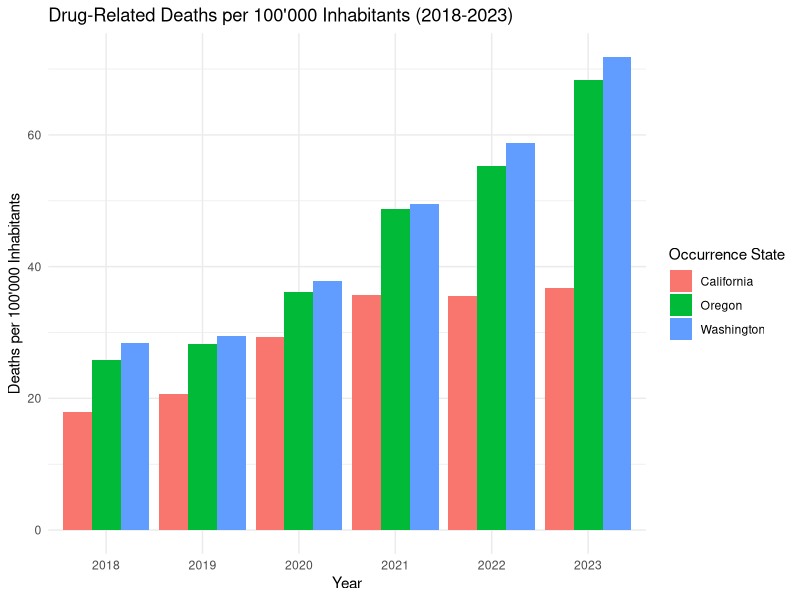
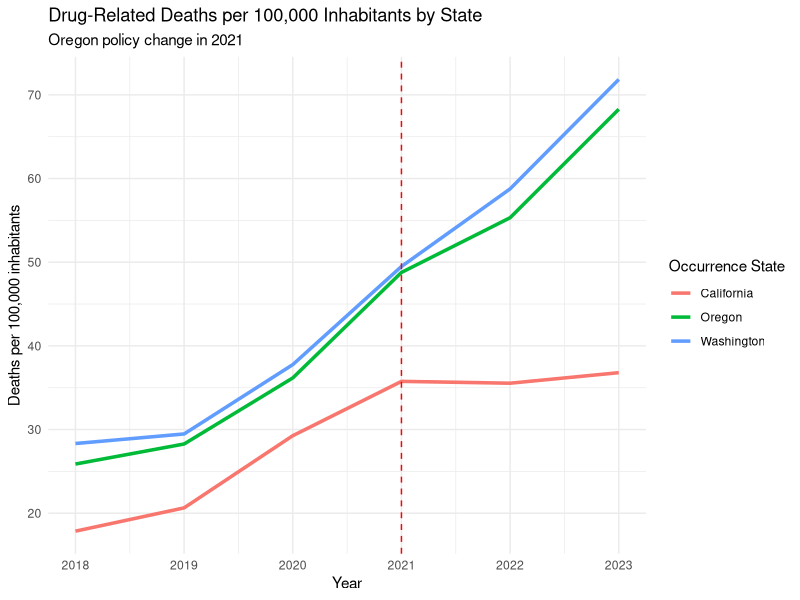
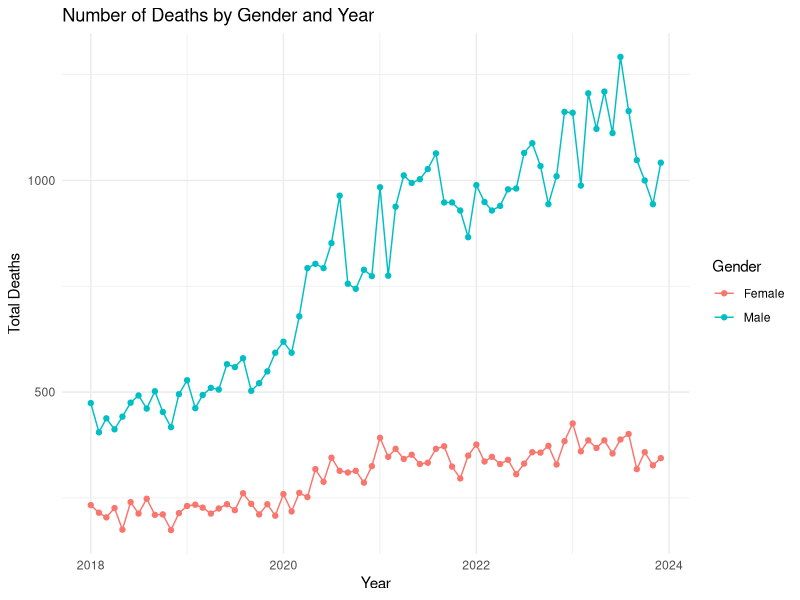
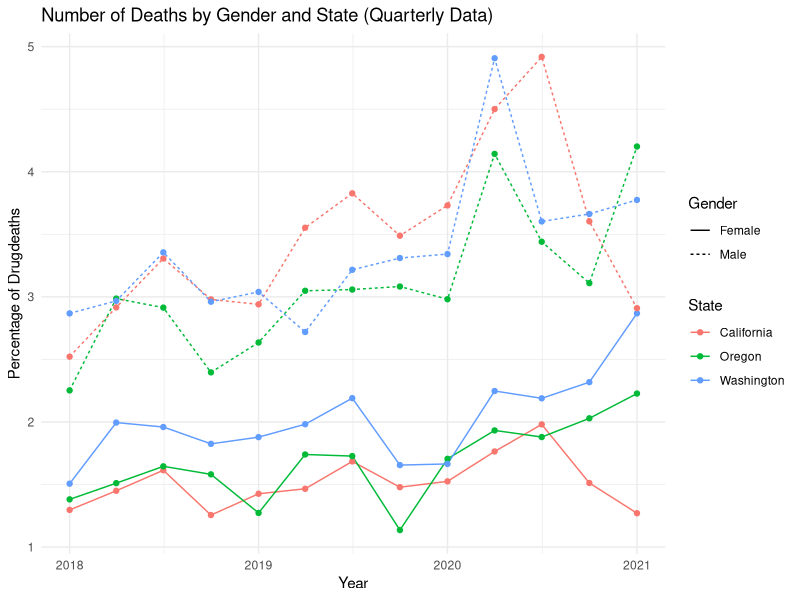
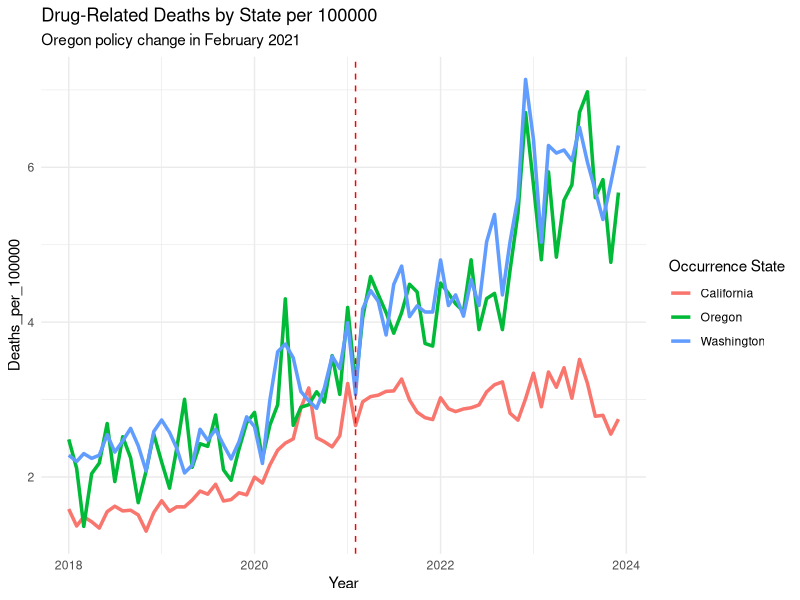
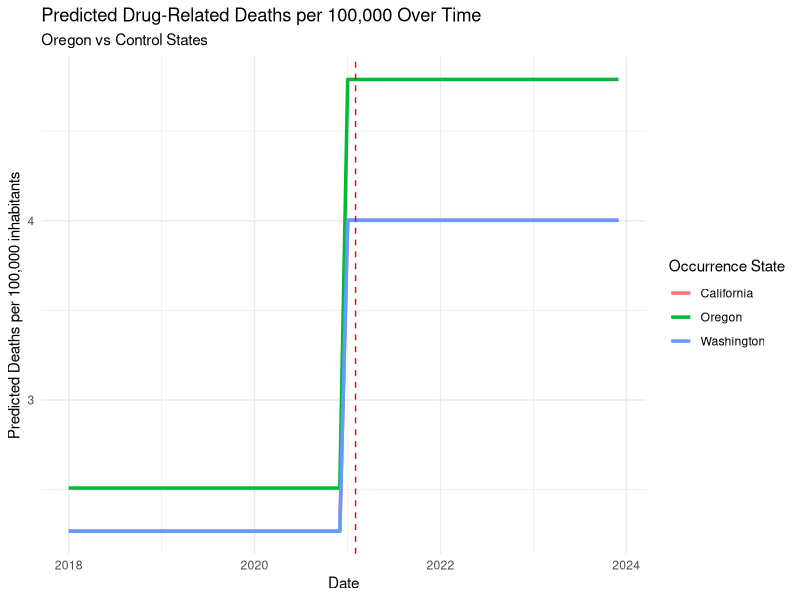
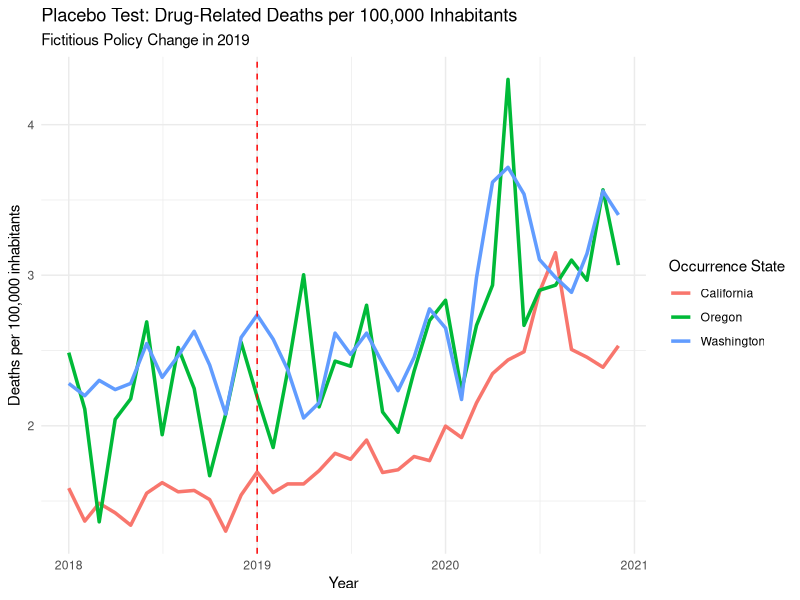
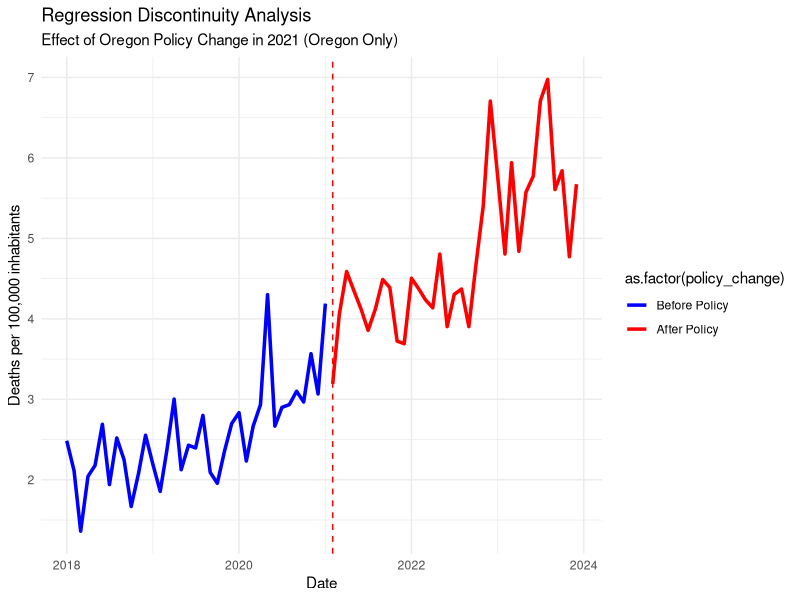

Write the R code that produced these figures, in order.
## ---- chunk 1
knitr::opts_chunk$set(echo = TRUE)
## ---- chunk 2
library(readxl)
library(dplyr)
library(zoo)
library(lubridate)
library(ggplot2)
library(tidyr)
library(lmtest)
library(sandwich)
library(forecast)
library(plm)
  
#globally exclude code chunks from the output
knitr::opts_chunk$set(echo = FALSE)

#globally turn on caching
knitr::opts_chunk$set(cache = TRUE)

# globally turn off warnings and messages
knitr::opts_chunk$set(warning = FALSE)
knitr::opts_chunk$set(message = FALSE)

# globally set the theme for ggplot
theme_set(theme_minimal())

#setting directory
#setwd(dirname(rstudioapi::getSourceEditorContext()$path))
getwd()
## ---- chunk 3
# load the relevant part of the Data set, exclude notes starting from row 4374
Data <- read_excel("data/Drug_related_Deaths_2018-2024.xlsx", n_max = 4374)


# Overview for the Data
head(Data, 10)
str(Data)

## ---- chunk 4
# Read population data from Excel file for each region

# Load the population data from the first range (D244:M244)
population_oregon_1 <- read_excel("data/Ca_Or_Wa Population 2010-23.xlsx", 
                                  sheet = "Oregon", 
                                  range = "D244:M244", 
                                  col_names = FALSE)  

# Load the population data from the second range (Q244:T244)
population_oregon_2 <- read_excel("data/Ca_Or_Wa Population 2010-23.xlsx", 
                                  sheet = "Oregon", 
                                  range = "Q244:T244", 
                                  col_names = FALSE)  

# Combine the two data frames (horizontally) into one row
population_oregon <- cbind(population_oregon_1, population_oregon_2)

# Manually set the column names (years 2010 to 2023)
colnames(population_oregon) <- 2010:2023



# Load the population data from the first range in California
population_california_1 <- read_excel("data/Ca_Or_Wa Population 2010-23.xlsx", 
                                  sheet = "California", 
                                  range = "D487:M487", 
                                  col_names = FALSE)  

# Load the population data from the second range (Q487:T487)
population_california_2 <- read_excel("data/Ca_Or_Wa Population 2010-23.xlsx", 
                                  sheet = "California", 
                                  range = "Q487:T487", 
                                  col_names = FALSE)  

# Combine the two data frames (horizontally) into one row
population_california <- cbind(population_california_1, population_california_2)

# Manually set the column names (years 2010 to 2023)
colnames(population_california) <- 2010:2023



# Load the population data from the first range in Washington
population_washington_1 <- read_excel("data/Ca_Or_Wa Population 2010-23.xlsx", 
                                  sheet = "Washington", 
                                  range = "D286:M286", 
                                  col_names = FALSE)  

# Load the population data from the second range 
population_washington_2 <- read_excel("data/Ca_Or_Wa Population 2010-23.xlsx", 
                                  sheet = "Washington", 
                                  range = "Q286:T286", 
                                  col_names = FALSE)  

# Combine the two data frames (horizontally) into one row
population_washington <- cbind(population_washington_1, population_washington_2)

# Manually set the column names (years 2010 to 2023)
colnames(population_washington) <- 2010:2023


# Combine population data into a single data frame with an added column for state
population_data <- bind_rows(
  population_oregon %>% mutate(State = "Oregon"),
  population_washington %>% mutate(State = "Washington"),
  population_california %>% mutate(State = "California")
)


# Remove the temporary variables from the environment
rm(population_oregon_1, population_oregon_2, population_washington_1, 
   population_washington_2, population_california_1, population_california_2,
   population_oregon, population_washington, population_california)

# Convert wide format to long format
population_data <- population_data %>%
  pivot_longer(cols = -State,    # All columns except 'State'
               names_to = "year",   # The new column for years
               values_to = "population_count")  # The new column for population counts

#Convert year column to numeric
population_data$year <- as.numeric(population_data$year)  

## ---- chunk 5

# look into Dates 
unique(Data$Month)

# Delete Notes column without grepl 
Data <- Data[, !grepl("Notes", names(Data))]

# Delete Row Sep., 2024 since the data is not complete
Data <- Data[Data$Month != "Sep., 2024 (provisional and partial)", ]

# Create column Provisional (TRUE/FALSE) based on the col Month '(provisional)'
Data$Provisional <- grepl("\\(provisional\\)", Data$Month)

# Delete " (provisional)" from the Date
####Data$Month <- gsub(" \\(provisional\\)", "", Data$Month)

# Convert into Date Variable
####Data$Month <- as.yearmon(Data$Month, format = "%b., %Y")
Data <- Data %>%
  #mutate(`Month` = as.yearmon(`Month Code`, format = "%Y/%m"))
    mutate(`Month` = ym(`Month Code`))


#### look into Deaths
#### Data$Deaths

# count of "Suppressed"
sum(Data$Deaths == "Suppressed")

# Some of the numbers are "Suppressed" this means that there are between 1 and 9 cases
# To use Deaths as a number we can leave them as NA's or substitute by a random number between 1 and 9

# Set seed for reproducibility if needed
set.seed(23)  

# Replace "Suppressed" in the Death column with a random number between 1 and 9
Data$Deaths <- ifelse(Data$Deaths == "Suppressed", sample(1:9, sum(Data$Deaths == "Suppressed"), replace = TRUE), Data$Deaths)
Data$Deaths <- as.numeric(Data$Deaths)

summary(Data)
sum(Data$Deaths == "Suppressed")
# Delete all columns that end on Code, they are duplicates of the other columns
Data <- Data[, !grepl("Code$", names(Data))]

# keep one version of the Dataset with all Deaths
Data_complete <- Data

# Filters the data to only include drug-induced deaths (removes alcohol-induced and non-drug related deaths)
Data <- Data %>% filter(`UCD - Drug/Alcohol Induced` == "Drug-induced causes")

glimpse(Data)
## ---- chunk 6

# Filter the data for each complete years 2018 to 2023
Data_18_23 <- Data %>%
  filter(`Month` >= ym("2018-01") & `Month` <= ym("2023-12"))

# Group the data by occurrence state and year, then sum deaths per year
Data_18_23 <- Data_18_23 %>%
  group_by(`Occurrence State`, year = year(`Month`)) %>%
  summarise(Deaths = sum(Deaths))

# Merge the death data with population data by state and year
Data_with_population <- Data_18_23 %>%
  left_join(population_data, by = c("Occurrence State" = "State", "year" = "year"))

# Calculate deaths per 100,000 inhabitants for each year
Data_with_population <- Data_with_population %>%
  mutate(Deaths_per_100000 = (Deaths / population_count) * 100000)


# Plot the number of deaths per 10,000 inhabitants for each year and state
ggplot(Data_with_population, aes(x = factor(year), y = Deaths_per_100000, fill = `Occurrence State`)) +
  geom_bar(stat = "identity", position = "dodge") +
  labs(title = "Drug-Related Deaths per 100'000 Inhabitants (2018-2023)",
       x = "Year",
       y = "Deaths per 100'000 Inhabitants")


# Plot the trends over time for each state per year
ggplot(Data_with_population, aes(x = year, y = Deaths_per_100000, color = `Occurrence State`)) +
  geom_line(linewidth = 1.2) +
  geom_vline(xintercept = 2021, linetype = "dashed", color = "red") +  # Mark the policy change
  labs(title = "Drug-Related Deaths per 100,000 Inhabitants by State",
       subtitle = "Oregon policy change in 2021",
       x = "Year", y = "Deaths per 100,000 inhabitants")
## ---- chunk 7
# Prepare the data untill 2023
data_gender_year <- Data %>%
  filter(`Month` >= ym("2018-01") & `Month` <= ym("2023-12")) %>%
  select(Gender, Month, Deaths) %>%
  group_by(Gender, Month) %>%
  summarise(Total_Deaths = sum(Deaths, na.rm = TRUE)) %>%
  ungroup()

# Plot the data
ggplot(data_gender_year, aes(x = Month, y = Total_Deaths, color = Gender, group = Gender)) +
  geom_line() +
  geom_point() +
  labs(title = "Number of Deaths by Gender and Year",
       x = "Year",
       y = "Total Deaths",
       color = "Gender") 

# Perform t-test for significant differences by gender 
t.test(Total_Deaths ~ Gender, data = data_gender_year)

## ---- chunk 8

# Prepare the data
#use quarterly data to make it smoother
data_Anova <- Data %>%
  filter(`Month` < ym("2021-02")) %>%
  mutate(Quarter = floor_date(as.Date(Month), "quarter")) %>%    
  select(Gender, Quarter, `Occurrence State`, Deaths) %>%
  group_by(Gender, Quarter, `Occurrence State`) %>%
  summarise(Total_Deaths = sum(Deaths, na.rm = TRUE)) %>%
  ungroup()

data_Anova$all_death <- Data_complete %>%
  filter(`Month` < ym("2021-02")) %>%
  mutate(Quarter = floor_date(as.Date(Month), "quarter")) %>%
  select(Gender, Quarter, `Occurrence State`, Deaths) %>%
  group_by(Gender, Quarter, `Occurrence State`) %>%
  summarise(Total_Deaths = sum(Deaths, na.rm = TRUE)) %>%
  ungroup() %>%
  pull(Total_Deaths)

data_Anova$DrugDeath_Percentage <- data_Anova$Total_Deaths / data_Anova$all_death *100

# Plot the data
ggplot(data_Anova, aes(x = Quarter, y = DrugDeath_Percentage, color = `Occurrence State`, linetype = Gender)) +
  geom_line() +
  geom_point() +
  labs(title = "Number of Deaths by Gender and State (Quarterly Data)",
       x = "Year",
       y = "Percentage of Drugdeaths",
       color = "State") 

# Perform ANOVA for significant differences by gender or State
data_Anova <- data_Anova %>%
  mutate(Gender = as.factor(Gender),
         `Occurrence State` = as.factor(`Occurrence State`))

# Test for effects in Gender, State and interactions
anova_model <- aov(DrugDeath_Percentage ~ Gender + `Occurrence State`, data = data_Anova)

summary(anova_model)

## ---- chunk 9

# Filter the data for each complete month in 2018 to 2023 
Data_monthly <- Data %>%
  filter(`Month` >= ym("2018-01") & `Month` <= ym("2023-12"))

# Group the data by occurrence state and month, then sum deaths per month
Data_monthly <- Data_monthly %>%
  group_by(`Occurrence State`, year = year(`Month`), month = month(`Month`)) %>%
  summarise(Deaths = sum(Deaths))


# Merge the death data with population data by state and year
Data_monthly <- Data_monthly %>%
  left_join(population_data, by = c("Occurrence State" = "State", "year" = "year"))

# Calculate deaths per 100,000 inhabitants for each year
Data_monthly <- Data_monthly  %>%
  mutate(Deaths_per_100000 = (Deaths / population_count) * 100000)


# Create 'treatment' and 'post_policy' variables
Data_monthly <- Data_monthly %>%
  mutate(
    treatment = ifelse(`Occurrence State` == "Oregon", 1, 0),  # 1 for Oregon, 0 for California/Washington
    post_policy = ifelse(year >= 2021, 1, 0),  # 1 for years 2021 and later
    interaction = treatment * post_policy  # Interaction term for DiD
  )

# Create a new date column by combining year and month
Data_monthly <- Data_monthly %>%
  mutate(date = ym(paste(year, month, sep = "-")))  # Combine year and month into a date


# Difference-in-Differences (DiD) regression model with Deaths_per_100000

did_model <- lm(Deaths_per_100000 ~ treatment + post_policy + interaction, data = Data_monthly)
summary(did_model)

# Robust standard errors to handle heteroscedasticity
coeftest(did_model, vcov = vcovHC(did_model, type = "HC1"))

## ---- chunk 10
# Plot DiD Results
# Plot the trends over time for each state
ggplot(Data_monthly, aes(x = date, y = Deaths_per_100000, color = `Occurrence State`)) +
  geom_line(linewidth = 1.2) +
  geom_vline(xintercept = as.Date("2021-02-01"), linetype = "dashed", color = "red") +  # Mark the policy change
  labs(title = "Drug-Related Deaths by State per 100000",
       subtitle = "Oregon policy change in February 2021",
       x = "Year", y = "Deaths_per_100000")


# Generate predicted values based on the model
Data_monthly$predicted <- predict(did_model, newdata = Data_monthly)

# Visualize the predicted trends
ggplot(Data_monthly, aes(x = date, y = predicted, color = `Occurrence State`)) +
  geom_line(linewidth = 1.2) +
  geom_vline(xintercept = as.Date("2021-02-01"), linetype = "dashed", color = "red") +  # Mark the policy change
  labs(title = "Predicted Drug-Related Deaths per 100,000 Over Time",
       subtitle = "Oregon vs Control States",
       x = "Date", y = "Predicted Deaths per 100,000 inhabitants")
## ---- chunk 11

# Subset data for Oregon and Washington pre Policy
oregon_data <- Data_monthly %>% filter(date >= as.Date("2018-01-01") & date <= as.Date("2021-02-01") & `Occurrence State` == "Oregon")
washington_data <- Data_monthly %>% filter(date >= as.Date("2018-01-01") & date <= as.Date("2021-02-01") & `Occurrence State` == "Washington")
california_data <- Data_monthly %>% filter(date >= as.Date("2018-01-01") & date <= as.Date("2021-02-01") & `Occurrence State` == "California")




# Calculate the correlation coefficient between the two states
correlation <- cor(oregon_data$Deaths_per_100000, washington_data$Deaths_per_100000)
coorelation_c <- cor(oregon_data$Deaths_per_100000, california_data$Deaths_per_100000)

# Print the result
correlation
coorelation_c
#Seperate DiD

# Example for DiD with only California as control
did_model_california <- lm(Deaths_per_100000 ~ treatment + post_policy + interaction, 
                           data = Data_monthly %>% filter(`Occurrence State` %in% c("Oregon", "California")))

# Example for DiD with only Washington as control
did_model_washington <- lm(Deaths_per_100000 ~ treatment + post_policy + interaction, 
                           data = Data_monthly %>% filter(`Occurrence State` %in% c("Oregon", "Washington")))

# Compare the results
summary(did_model_california)
summary(did_model_washington)



## ---- chunk 12
# Make a Difference-in-Differences model for the years 2018-2020 as a placebo test
Data_placebo <- Data_monthly %>%
  filter(date >= as.Date("2018-01-01") & date <= as.Date("2020-12-01"))

# Create 'treatment' and 'post_policy' variables for the placebo test
Data_placebo <- Data_placebo %>%
  mutate(
    treatment = ifelse(`Occurrence State` == "Oregon", 1, 0),  # 1 for Oregon, 0 for California/Washington
    post_policy = ifelse(year >= 2019, 1, 0),  # 1 for years 2019 and later
    interaction = treatment * post_policy  # Interaction term for DiD
  )

# Difference-in-Differences (DiD) model for the placebo test
did_model_placebo <- lm(Deaths_per_100000 ~ treatment + post_policy + interaction, data = Data_placebo)
summary(did_model_placebo)

# Robust standard errors for the placebo test
#coeftest(did_model_placebo, vcov = vcovHC(did_model_placebo, type = "HC1"))

# Plot the placebo test results
ggplot(Data_placebo, aes(x = date, y = Deaths_per_100000, color = `Occurrence State`)) +
  geom_line(linewidth = 1.2) +
  geom_vline(xintercept = as.Date("2019-01-01"), linetype = "dashed", color = "red") +  # Mark the placebo policy change
  labs(title = "Placebo Test: Drug-Related Deaths per 100,000 Inhabitants",
       subtitle = "Fictitious Policy Change in 2019",
       x = "Year", y = "Deaths per 100,000 inhabitants")
## ---- chunk 13
# Regression Discontinuity Analysis: To further validate the DiD results

# Filter the data for the entire period from 2018 to 2023
Data_RD <- Data_monthly %>%
  filter(date >= as.Date("2018-01-01") & date <= as.Date("2023-12-01") & `Occurrence State` == "Oregon")

# Create a binary variable for the policy change
Data_RD <- Data_RD %>%
  mutate(policy_change = ifelse(date >= as.Date("2021-02-01"), 1, 0))

# Fit a regression model to estimate the effect of the policy change
rd_model <- lm(Deaths_per_100000 ~ policy_change, data = Data_RD)
summary(rd_model)

# Robust standard errors to handle heteroscedasticity
coeftest(rd_model, vcov = vcovHC(rd_model, type = "HC1"))

# Plot the regression discontinuity analysis
ggplot(Data_RD, aes(x = date, y = Deaths_per_100000, color = as.factor(policy_change))) +
  geom_line(linewidth = 1.2) +
  geom_vline(xintercept = as.Date("2021-02-01"), linetype = "dashed", color = "red") +  # Mark the policy change
  # Legend
  scale_color_manual(values = c("0" = "blue", "1" = "red"), labels = c("Before Policy", "After Policy")) +
  labs(title = "Regression Discontinuity Analysis",
       subtitle = "Effect of Oregon Policy Change in 2021 (Oregon Only)",
       x = "Date", y = "Deaths per 100,000 inhabitants")

## ---- chunk 14
# Filter the data for Oregon and clean it
data_oregon <- Data %>%
  filter(`Occurrence State` == "Oregon") %>%
  mutate(Deaths = as.numeric(Deaths),    # Convert Deaths to numeric
         date = as.Date(paste0(Month, "-01")))  # Create a proper date column

# Create a time series object for Oregon deaths
ts_oregon <- ts(data_oregon$Deaths, start = c(2018, 1), frequency = 12)

# Split the data for training (2018-2022) and validation (2023)
train_ts <- window(ts_oregon, end = c(2022, 12))
valid_ts <- window(ts_oregon, start = c(2023, 1), end = c(2023, 12))
full_train_ts <- window(ts_oregon, end = c(2023, 12))

# Fit an ARIMA model (or other model)
arima_model <- auto.arima(train_ts)
full_arima_model <- auto.arima(full_train_ts)

# Forecast for the validation period (2023-2024)
forecast_2023_2024 <- forecast(arima_model, h = 12)

# Plot the forecast against the actual validation data
plot(forecast_2023_2024)
lines(valid_ts, col = "red")  # Add the actual data for comparison
legend("topright", legend = c("Forecast", "Actual Data"), col = c("blue", "red"), lty = 1)

# compute the accuracy of the model
accuracy(forecast_2023_2024, valid_ts)

# After validating the model, forecast for 2025
forecast_2025 <- forecast(full_arima_model, h = 12)

# Plot the forecast for 2025
plot(forecast_2025, main = "Forecast for Drug-Related Deaths in Oregon (2025)",
     xlab = "Year", ylab = "Deaths per 100,000 inhabitants")

## ---- chunk 15
# Panel Data Analysis
# Create a panel data set for the analysis
panel_data <- Data_monthly %>%
  select(`Occurrence State`, date, Deaths_per_100000) %>%
  mutate(State = factor(`Occurrence State`)) %>%
  select(-`Occurrence State`)


# Aggregate the data to ensure unique state and date combinations
panel_data <- panel_data %>%
  group_by(State, date) %>%
  summarise(Deaths_per_100000 = sum(Deaths_per_100000, na.rm = TRUE)) %>%
  ungroup()

# Convert the data to a pdata.frame
pdata <- pdata.frame(panel_data, index = c("State", "date"))

# Fit a panel data model to assess the impact of the policy change
panel_model <- plm(Deaths_per_100000 ~ lag(Deaths_per_100000, 1), data = pdata, model = "within")

# Summarize the model
summary(panel_model)

# Robust standard errors for the panel data model
coeftest(panel_model, vcov = vcovHC(panel_model, type = "HC1"))

# Extract the index (State, Date) for the fitted model to align with fitted values
model_index <- index(panel_model)

# Create a dataframe with fitted values and corresponding index (State, Date)
fitted_data <- data.frame(State = model_index$State,
                          date = model_index$date,
                          Fitted = fitted(panel_model))

# Merge the fitted data with the original panel_data based on State and Date
panel_data_with_fitted <- merge(panel_data, fitted_data, by = c("State", "date"))

# Plot the panel data model results using ggplot2
ggplot(panel_data_with_fitted, aes(x = date, y = Deaths_per_100000, color = State)) +
  geom_point() +
  geom_line(aes(y = Deaths_per_100000), linetype = "solid") +  # Plot actual Deaths_per_100000 as solid line
  labs(title = "Panel Data Model Results",
       x = "Date",
       y = "Deaths_per_100000",
       color = "State") +
  theme_minimal()

        ggplot(panel_data_with_fitted, aes(x = date, y = Deaths_per_100000, color = State)) +
      geom_point() +
      geom_line(aes(y = Deaths_per_100000), linetype = "solid") +  # Plot actual Deaths_per_100000 as solid line
      geom_line(aes(y = Fitted), linetype = "dashed") +  # Plot fitted values as dashed line
      labs(title = "Panel Data Model Results",
           x = "date",
           y = "Deaths_per_100000",
           color = "State") +
      theme_minimal()
